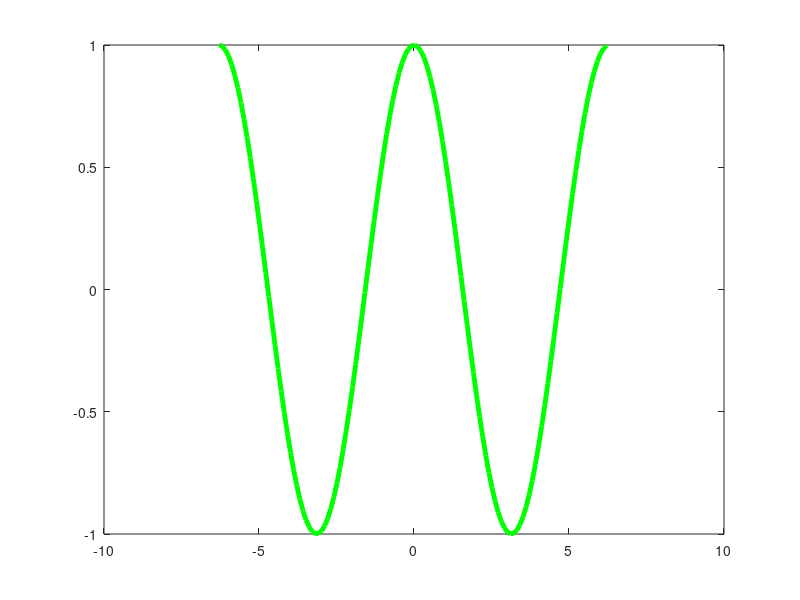

This figure's MATLAB source: (Note: this script raises an error after producing the figure.)
clc 
clear

x = -2*pi:0.1:2*pi;
y = cos(x);
h1 = plot(x,y)
shg
whos
ishandle(h1)

%doc handle

get(h1)                     %aceder as propriedades do handle
tipoH1 = get(h1,'Type')     %devolve o tipo de obj

%inspect(h1)                 %permite aceder a todas a propriedades do objecto numa janela
set(h1,'Color', [0 0 0]);
%or
disp('click para continuar')
%pause;
set(h1,'Color','g','LineWidth', 3.5);

h2 = get(h1,'Parent');      %obtem o objecto pai
tipoH2 = get(h2,'Type')

inspect(h2)
set(h2,'Color', [0 0 0],'Box', 'off');

child = get(get(h2,'child'),'Type')
